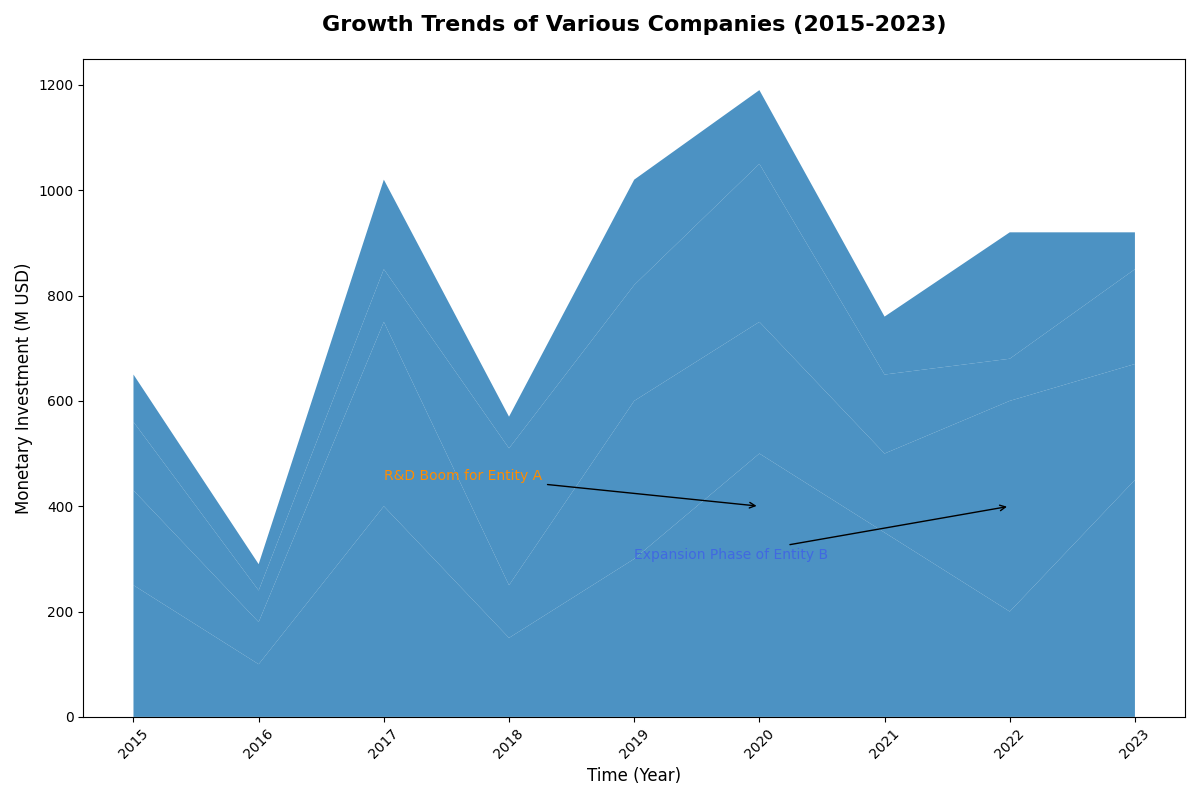

Recreate this plot in Python.
import matplotlib.pyplot as plt
import numpy as np

years = np.arange(2015, 2024)
company_a = np.array([250, 100, 400, 150, 300, 500, 350, 200, 450])
company_b = np.array([180, 80, 350, 100, 300, 250, 150, 400, 220])
company_c = np.array([130, 60, 100, 260, 220, 300, 150, 80, 180])
company_d = np.array([90, 50, 170, 60, 200, 140, 110, 240, 70])

fig, ax = plt.subplots(figsize=(12, 8))
ax.stackplot(years, company_a, company_b, company_c, company_d, colors=['#1f77b4'], alpha=0.8)

ax.set_title('Growth Trends of Various Companies (2015-2023)', fontsize=16, fontweight='bold', pad=20)
ax.set_xlabel('Time (Year)', fontsize=12)
ax.set_ylabel('Monetary Investment (M USD)', fontsize=12)

ax.set_xticks(years)
ax.tick_params(axis='x', rotation=45)

ax.annotate('R&D Boom for Entity A', xy=(2020, 400), xytext=(2017, 450),
            arrowprops=dict(facecolor='black', arrowstyle='->'),
            fontsize=10, color='darkorange')

ax.annotate('Expansion Phase of Entity B', xy=(2022, 400), xytext=(2019, 300),
            arrowprops=dict(facecolor='black', arrowstyle='->'),
            fontsize=10, color='royalblue')

plt.tight_layout()
plt.show()
